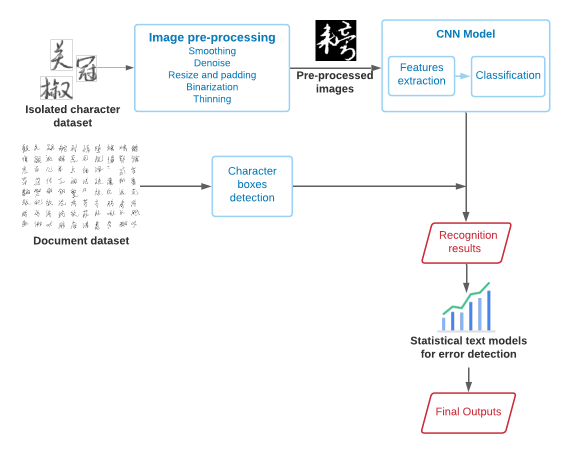
#> input picture SAD.png, 1140 x 906 px (shown at 1/2 size); its folder holds only this picture in this run
$ python -i img_preprocessing.py   (imports and definitions only)
#> lines starting #> are read from the running program, lines starting #| are printed output that depends on the picture
#> further down, picture is the input picture: shape (906, 1140, 3); mean B, G, R 249.2, 248.2, 247.3
"""
img_preprocessing.py
Author: Kate Nguyen
Apply image pre-processing functions on the images.
"""
import cv2 as cv
import numpy as np
from PIL import ImageOps, Image, ImageShow
from matplotlib import pyplot as plt
import os
from math import ceil

def smooth(image): #input numpy array
    # Gaussian filtering
    blur = cv.GaussianBlur(image, (3,3), 0)
    return blur

def binarize(image):    #take numpy array as input
    # Otsu's thresholding
    thres_val, otsu_img = cv.threshold(image, 0, 255, cv.THRESH_BINARY_INV + cv.THRESH_OTSU)
    return otsu_img

def size_normalize(image): #take numpy array as input
    image = Image.fromarray(image)
    image = image.resize((128, 128))
    return np.array(image)

def resize_and_padding(image):
    """
    Normalize the shape of the images to (128,128) and avoid stretching the images.
    First, enlarge the image so that the larger dimension becomes 128.
    Next, increase the other dimension to 128 by padding, which is adding pixels with background color to both sides of the dimension.
    """
    ### cv.imread returns shape (height, width)
    enlarge_ratio = 128/max(image.shape)
#> enlarge_ratio = 0.112
    new_dim = (ceil(image.shape[0]* enlarge_ratio), ceil(image.shape[1]*enlarge_ratio))
#> new_dim = (102, 128)
    image = Image.fromarray(image).resize((new_dim[1],new_dim[0])) ### resize function takes (width, height) as arg
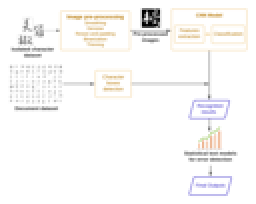
#> image: PIL image 128x102 RGB (shown 2 times larger); mean R, G, B 249, 248, 247.1
    image = np.array(image)
    top_pad = int((128-image.shape[0])/2)
#> top_pad = 13
    bot_pad = int((128-image.shape[0]) - top_pad)
#> bot_pad = 13
    left_pad = int((128-image.shape[1])/2)
#> left_pad = 0
    right_pad = int((128-image.shape[1]) - left_pad)
#> right_pad = 0
    image= cv.copyMakeBorder(image,top_pad,bot_pad,left_pad,right_pad,cv.BORDER_CONSTANT,value=[255,255,255])
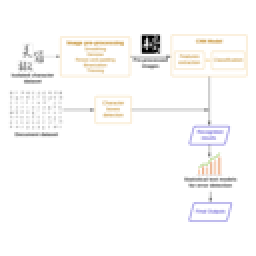
#> image: shape (128, 128, 3) (shown 2 times larger); mean R, G, B 250.2, 249.4, 248.7
    return image

def denoise(image):
    denoised = cv.fastNlMeansDenoising(image, None, 3, 7, 21)
    return denoised

def thinning(image):
    kernel = np.ones((3,3),np.uint8)
    erosion = cv.erode(image, kernel, iterations = 1)
    return erosion

# [7 lines of commented-out code are left out]

def preprocess(image):
    image = cv.GaussianBlur(image, (3,3), 0)  ### smooth
    image = cv.fastNlMeansDenoising(image, None, 3, 7, 21)  ### denoise
    image = resize_and_padding(image)
#> (the run stopped early here; a loop or call above may not have finished)
